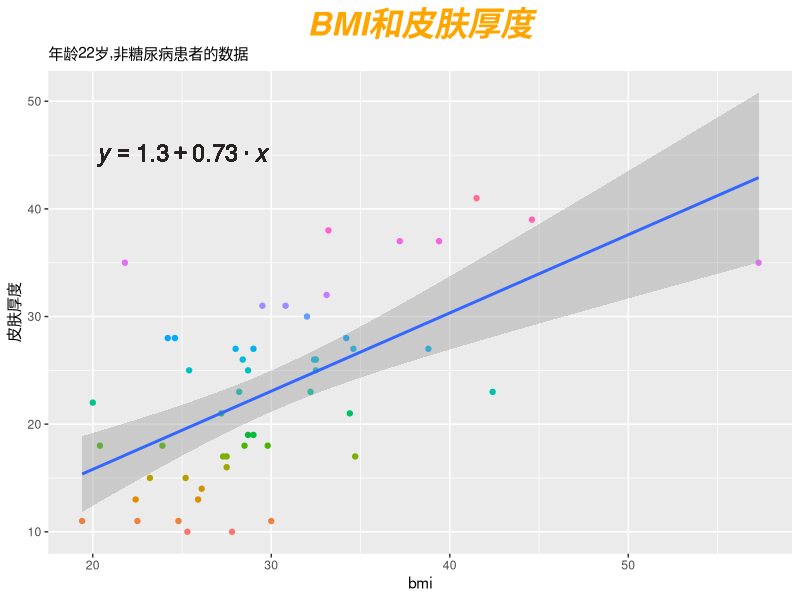
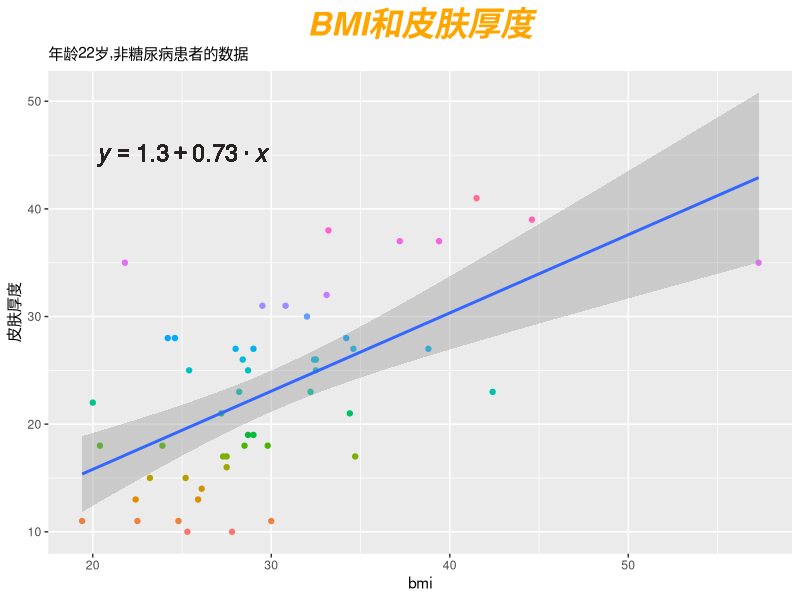

Reproduce these figures in R, in order.
# conda create -n pet r-base=4.4.1 python=3.12
# conda activate pet
# conda install r-ggplot2
# conda install r-httpuv
# conda install conda-forge::r-dplyr
# conda install conda-forge::r-tidyr

# h <- c(1, 2, 3, 4, 5, 6)
# M <- c("A", "B", "C", "D", "E", "F")
# barplot(h,
#     names.arg = M, xlab = "X", ylab = "Y",
#     col = "#d7f5f5", main = "Chart", border = "#252424"
# )

add <- function(x, y) {
    return(x + y)
}

print("还好")
library("ggplot2") # 数据可视化
library("dplyr") # 数据处理
library(scales) # 数据处理
library(MASS) # 加载MASS软件包
data(Pima.tr) # 加载Pima.tr数据集
Pima <- rbind(Pima.tr, Pima.te) # 合并数据集
Pima_n <- Pima[Pima$type == "No" & Pima$age == 22, ] # 抽取Pima数据集中年龄=22岁,非糖尿病患者的数据


barplot_data <- cbind(Pima_n$bmi, Pima_n$skin)
colnames(barplot_data) <- c("bmi", "skin")
# print(barplot_data)
lm_eqn <- function(df) {
    m <- lm(y ~ x, df)
    eq <- substitute(
        italic(y) == a + b %.% italic(x),
        list(
            a = format(unname(coef(m)[1]), digits = 2),
            b = format(unname(coef(m)[2]), digits = 2)
        )
    )
    as.character(as.expression(eq))
}
lm_data <- as.data.frame(barplot_data)
colnames(lm_data) <- c("x", "y")

g1 <- ggplot(barplot_data, aes(bmi, skin)) +
    geom_point(aes(colour = factor(skin))) +
    geom_text(x = 25, y = 45, label = lm_eqn(lm_data), parse = TRUE, size = 6, colour = "#272222") +
    geom_smooth(method = "lm", formula = y ~ x) +
    labs(
        x = "bmi", y = "皮肤厚度",
        title = "BMI和皮肤厚度",
        subtitle = "年龄22岁,非糖尿病患者的数据",
    ) +
    theme(
        legend.position = "none",
        plot.title = element_text(
            face = "bold.italic", color = "orange", size = 24, hjust = 0.5, vjust = 0.5
        )
    )
print(g1)
ggsave("BMI和皮肤厚度.png", plot = g1, dpi = 500)


# lm_eqn <- function(df) {
#     m <- lm(y ~ x, df)
#     eq <- substitute(
#         italic(y) == a + b %.% italic(x) ,
#         list(
#             a = format(unname(coef(m)[1]), digits = 2),
#             b = format(unname(coef(m)[2]), digits = 2)

#         )
#     )
#     as.character(as.expression(eq))
# }
# set.seed(1234)
# df <- data.frame(x = c(1:100))
# df$y <- 2 + 3 * df$x + rnorm(100, sd = 40)
# p <- ggplot(data = df, aes(x = x, y = y)) +
#     geom_smooth(method = "lm", se = FALSE, color = "black", formula = y ~ x) +
#     geom_text(x = 25, y = 300, label = lm_eqn(df), parse = TRUE) +
#     geom_point()


# print(p)
